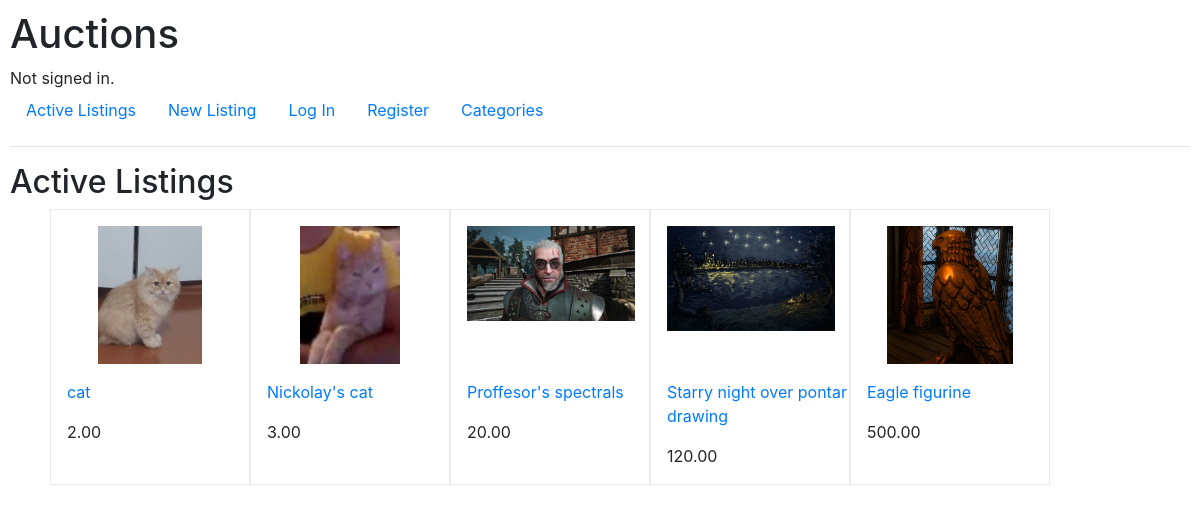
The page / on the database its author committed.
### auctions/models.py (models this page shows, shortened)
class Listing(models.Model):
    owner = models.ForeignKey(User, on_delete=models.CASCADE)
    title = models.CharField(max_length=64)
    description = models.TextField()
    category = models.ForeignKey(Category, on_delete=models.CASCADE, default=1)
    photo = models.ImageField(upload_to='images')#, default='images/no_foto.png'
    price = models.DecimalField(decimal_places=2, max_digits=20)
    state = models.BooleanField(default=True)
    @property
    def photo_url(self):
        if self.photo and hasattr(self.photo, 'url'):
            return self.photo.url

### auctions/views.py (the view)
# urls.py: path("", views.index, name="index"),
def index(request):
    return render(request, "auctions/index.html",{
        'listings' : Listing.objects.all()
    })

### auctions/templates/auctions/index.html
{% extends "auctions/layout.html" %}
{% block body %}
    <h2>Active Listings</h2>
    <ul class="all-listings">
    {% for listing in listings %}
        <li class="listing">
            <a href="{% url 'open_listing' listing.id %}"><div class="image-block">
                <img class="tile-picture" src="{{ listing.photo_url }}" alt="kartinka">
            </div></a>
            <a href="{% url 'open_listing' listing.id %}"><p class="listing-name">{{ listing.title }}</p></a>
            <p class="listing-bid">{{ listing.price }}</p>
        </li>
    {% endfor %}
    </ul>
{% endblock %}

### auctions/static/auctions/styles.css (style rules this page uses)
body { padding: 10px; }
.tile-picture { position: relative; display: block; height: auto; width: auto; max-height: 170px; margin-bottom: 16px; text-align: center; max-width: 200px; display: block; margin: 0 auto; padding: 16px; }
.image-block { height: 170px; }
.all-listings { display: flex; flex-direction: row; flex-wrap: wrap; }
ul, li { list-style: none; }
.listing { align-items: center; vertical-align: middle; border: 1px solid #e9e9e9; box-sizing: border-box; width: 200px; }
.listing p { margin-left: 16px; }

### rows shown on the page
Listing: photo_url (picture), title "cat", price "2.00"
Listing: photo_url (picture), title "Nickolay's cat", price "3.00"
Listing: photo_url (picture), title "Proffesor's spectrals", price "20.00"
Listing: photo_url (picture), title "Starry night over pontar drawing", price "120.00"
Listing: photo_url (picture), title "Eagle figurine", price "500.00"
